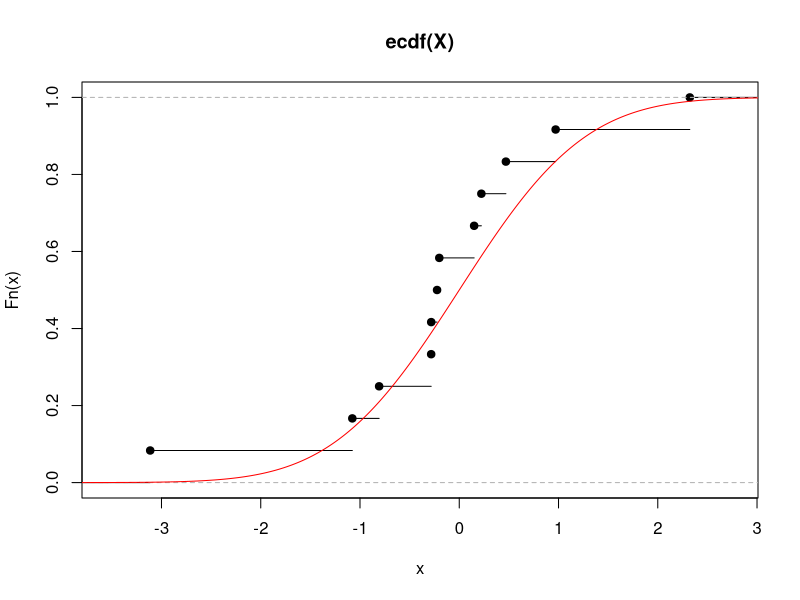
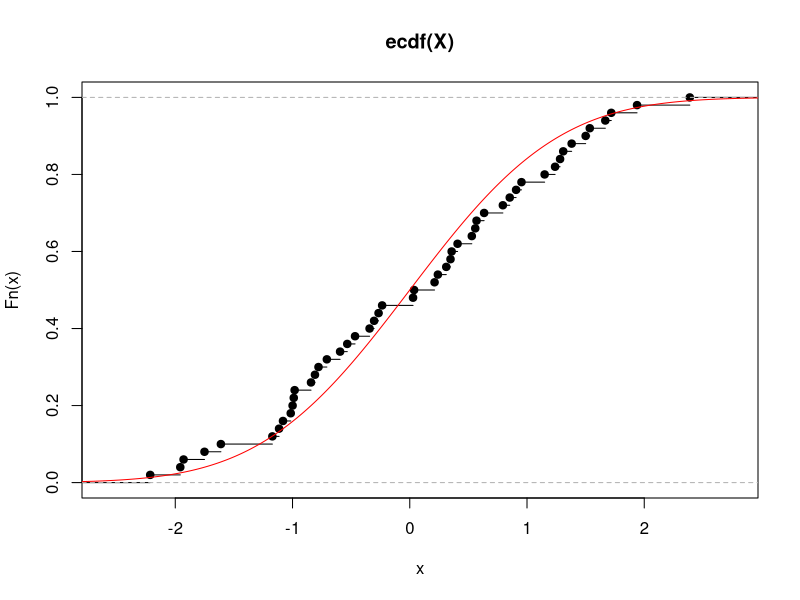

The R source for these figures, in order:
## ---- chunk 1
knitr::opts_chunk$set(echo = FALSE, message = FALSE, warning = FALSE)
## ---- chunk 2
edf_plot <- function(N){
  X <- rnorm(N)
  EDF <- ecdf(X)
  plot(EDF)
  x <- seq(-4,4,by=0.01)
  points(x,pnorm(x),type="l",col="red")
}
set.seed(517)
edf_plot(12)
edf_plot(50)
## ---- chunk 3
lambda <- 2
N <- 100
X <- rexp(N,lambda)

( CI_asyptotic <- mean(X) + qnorm(0.95)*sd(X)/sqrt(N) )

Tstar <- function(Xstar,X){
  return( (mean(Xstar)-mean(X))/sd(Xstar)*sqrt(N))
}
B <- 10^3
boot_ind <- sample(1:N, size=N*B, replace=T)
boot_data <- matrix(X[boot_ind],ncol=B)
Tstars <- rep(0,B)
for(b in 1:B){
  Tstars[b] <- Tstar(boot_data[,b],X)
}
( CI_boot <- mean(X) + quantile(Tstars,0.95)*sd(X)/sqrt(N) )
